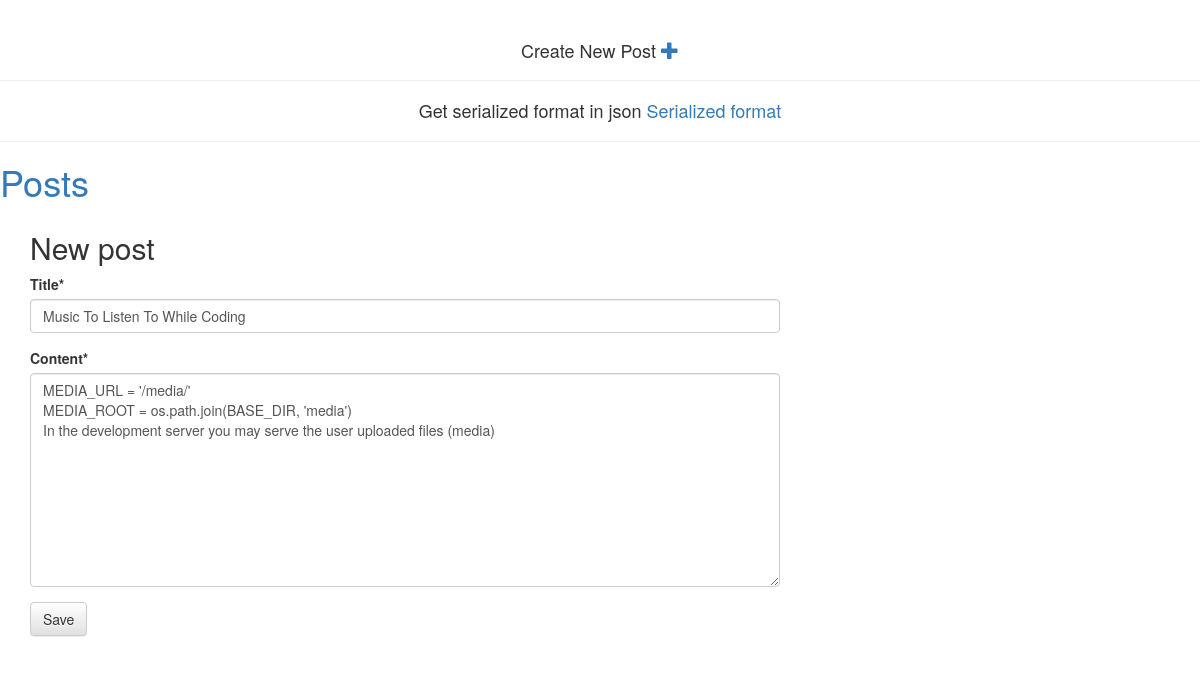
Screenshot of /post/6/edit/ with the database file from the repository.
### posts/models.py (models this page shows, shortened)
class Posts(models.Model):
    title =models.CharField(max_length=50)
    content = models.TextField()
    date_posted = models.DateTimeField(default = timezone.now)

### posts/views.py (the view)
# urls.py: path('post/<int:pk>/edit/', views.post_edit, name='post_edit'),
def post_edit(request, pk):
    post = get_object_or_404(Posts, pk=pk)
    if request.method == "POST":
        form = Post_Form(request.POST, instance=post)
        if form.is_valid():
            post = form.save()
            post.date_posted = timezone.now()
            post.save()
            return redirect('post_detail', pk=post.pk)
    else:
        form = Post_Form(instance=post)
    return render(request, 'posts/post_edit.html', {'form': form})

### posts/forms.py
class Post_Form(forms.ModelForm):
    class Meta:
        model = Posts
        fields = ("title","content")

### posts/templates/posts/post_edit.html
{% extends 'posts/base.html' %}
{% load crispy_forms_tags %}
{% block content %}
    <h2>New post</h2>
    <form method="POST" class="post-form">{% csrf_token %}
        {{ form|crispy }}
        <button type="submit" class="save btn btn-default">Save</button>
    </form>
{% endblock %}

### rows the page displays
Posts: title "Music To Listen To While Coding", content "MEDIA_URL = '/media/' MEDIA_ROOT = os.path.join(BASE_DIR, 'media') In the development server you may serve the user uploaded files (media)"
